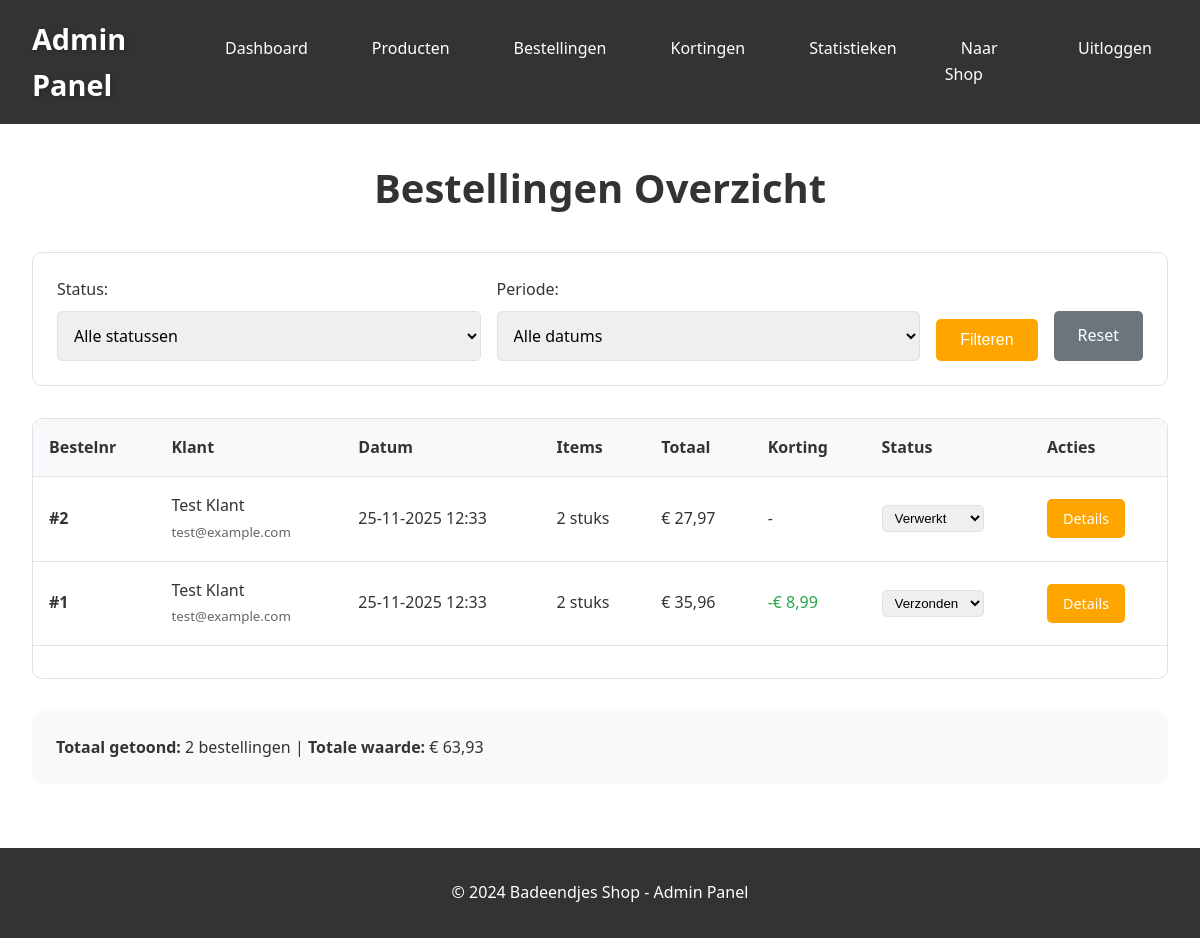
Page /admin/orders.php (signed in) on the committed database.
### tables this page shows
CREATE TABLE orders (
    id INT PRIMARY KEY AUTO_INCREMENT,
    customer_id INT NOT NULL,
    order_date TIMESTAMP DEFAULT CURRENT_TIMESTAMP,
    total_price DECIMAL(10,2) NOT NULL,
    discount_applied DECIMAL(10,2) DEFAULT 0,
    status ENUM('nieuw', 'verwerkt', 'verzonden') DEFAULT 'nieuw',
    FOREIGN KEY (customer_id) REFERENCES customers(id) ON DELETE CASCADE
);

CREATE TABLE customers (
    id INT PRIMARY KEY AUTO_INCREMENT,
    email VARCHAR(255) UNIQUE NOT NULL,
    password VARCHAR(255) NOT NULL,
    name VARCHAR(100) NOT NULL,
    created_at TIMESTAMP DEFAULT CURRENT_TIMESTAMP
);

### includes/functions.php (called while the page is built, shortened)
<?php
function escape($string) {
    return htmlspecialchars($string, ENT_QUOTES, 'UTF-8');
}
function formatPrice($price) {
    return '€ ' . number_format($price, 2, ',', '.');
}
?>

### admin/orders.php (the view, shortened to what this page needs)
<?php
require_once '../includes/config.php';
require_once '../includes/functions.php';
$filter_status = isset($_GET['status']) ? $_GET['status'] : 'all';
$filter_date = isset($_GET['date']) ? $_GET['date'] : 'all';
$query = "
    SELECT o.*, c.name as customer_name, c.email as customer_email,
           COUNT(oi.id) as item_count
    FROM orders o
    JOIN customers c ON o.customer_id = c.id
    LEFT JOIN order_items oi ON o.id = oi.order_id
    WHERE 1=1
";
$params = [];
$query .= " GROUP BY o.id ORDER BY o.order_date DESC";
$stmt = $pdo->prepare($query);
$stmt->execute($params);
$orders = $stmt->fetchAll();
?>
<!DOCTYPE html>
<html lang="nl">
<head>
    <link rel="stylesheet" href="../assets/css/style.css">
</head>
<body>
    <div class="admin-header">
        <nav style="max-width: 1200px; margin: 0 auto; padding: 0 2rem; display: flex; justify-content: space-between; align-items: center;">
            <a href="dashboard.php" class="logo"> Admin Panel</a>
            <ul class="admin-nav">
                <li><a href="dashboard.php">Dashboard</a></li>
                <li><a href="products.php">Producten</a></li>
                <li><a href="orders.php">Bestellingen</a></li>
                <li><a href="discounts.php">Kortingen</a></li>
                <li><a href="statistics.php">Statistieken</a></li>
                <li><a href="../index.php">Naar Shop</a></li>
                <li><a href="logout.php">Uitloggen</a></li>
            </ul>
        </nav>
    </div>
    <main>
        <h1>Bestellingen Overzicht</h1>
        <div style="background: white; border: 1px solid var(--border-color); border-radius: 10px; padding: 1.5rem; margin-bottom: 2rem;">
            <form method="GET" action="orders.php" style="display: flex; gap: 1rem; flex-wrap: wrap; align-items: flex-end;">
                <div class="form-group" style="margin-bottom: 0; flex: 1; min-width: 200px;">
                    <label>Status:</label>
                    <select name="status" style="width: 100%;">
                        <option value="all" <?php echo $filter_status == 'all' ? 'selected' : ''; ?>>Alle statussen</option>
                    </select>
                </div>
                <div class="form-group" style="margin-bottom: 0; flex: 1; min-width: 200px;">
                    <label>Periode:</label>
                    <select name="date" style="width: 100%;">
                        <option value="all" <?php echo $filter_date == 'all' ? 'selected' : ''; ?>>Alle datums</option>
                    </select>
                </div>
                <button type="submit" class="btn">Filteren</button>
                <a href="orders.php" class="btn" style="background-color: #6c757d;">Reset</a>
            </form>
        </div>
        <div style="background: white; border: 1px solid var(--border-color); border-radius: 10px; overflow: hidden;">
            <?php if (empty($orders)): ?>
                <div class="empty-state">
                    <div class="empty-state-icon"></div>
                    <h2>Geen bestellingen gevonden</h2>
                    <p>Er zijn geen bestellingen die overeenkomen met de filters.</p>
                </div>
            <?php else: ?>
                <table>
                    <thead>
                        <tr>
                            <th>Bestelnr</th>
                            <th>Klant</th>
                            <th>Datum</th>
                            <th>Items</th>
                            <th>Totaal</th>
                            <th>Korting</th>
                            <th>Status</th>
                            <th>Acties</th>
                        </tr>
                    </thead>
                    <tbody>
                        <?php foreach ($orders as $order): ?>
                            <tr>
                                <td><strong>#<?php echo $order['id']; ?></strong></td>
                                <td>
                                    <?php echo escape($order['customer_name']); ?><br>
                                    <small style="color: #666;"><?php echo escape($order['customer_email']); ?></small>
                                </td>
                                <td><?php echo date('d-m-Y H:i', strtotime($order['order_date'])); ?></td>
                                <td><?php echo $order['item_count']; ?> stuks</td>
                                <td><?php echo formatPrice($order['total_price']); ?></td>
                                <td>
                                    <?php if ($order['discount_applied'] > 0): ?>
                                        <span style="color: var(--success-color);">
                                            -<?php echo formatPrice($order['discount_applied']); ?>
                                        </span>
                                    <?php else: ?>
                                        -
                                    <?php endif; ?>
                                </td>
                                <td>
                                    <form method="POST" action="orders.php" style="display: inline;">
                                        <select name="status" onchange="this.form.submit()"
                                                style="padding: 0.25rem 0.5rem; border-radius: 5px; border: 1px solid var(--border-color);">
                                            <option value="verwerkt" <?php echo $order['status'] == 'verwerkt' ? 'selected' : ''; ?>>Verwerkt</option>
                                            <option value="verzonden" <?php echo $order['status'] == 'verzonden' ? 'selected' : ''; ?>>Verzonden</option>
                                        </select>
                                    </form>
                                </td>
                                <td>
                                    <a href="order_detail.php?id=<?php echo $order['id']; ?>" class="btn btn-small">
                                        Details
                                    </a>
                                </td>
                            </tr>
                        <?php endforeach; ?>
                    </tbody>
                </table>
            <?php endif; ?>
        </div>
        <div style="margin-top: 2rem; background: var(--light-bg); padding: 1.5rem; border-radius: 10px;">
            <strong>Totaal getoond:</strong> <?php echo count($orders); ?> bestellingen
            <?php if (!empty($orders)): ?>
                | <strong>Totale waarde:</strong> <?php echo formatPrice(array_sum(array_column($orders, 'total_price'))); ?>
            <?php endif; ?>
        </div>
    </main>
    <footer>
        <p>&copy; 2024 Badeendjes Shop - Admin Panel</p>
    </footer>
</body>
</html>

### assets/css/style.css (style rules this page uses)
:root { --primary-color: #FFD700; --secondary-color: #FFA500; --accent-color: #FF6B6B; --text-color: #333; --light-bg: #F8F9FA; --border-color: #DEE2E6; --success-color: #28A745; --warning-color: #FFC107; --danger-color: #DC3545; }
* { margin: 0; padding: 0; box-sizing: border-box; }
body { font-family: 'Segoe UI', Tahoma, Geneva, Verdana, sans-serif; line-height: 1.6; color: var(--text-color); background-color: #fff; }
nav { max-width: 1200px; margin: 0 auto; padding: 0 2rem; display: flex; justify-content: space-between; align-items: center; }
.logo { font-size: 1.8rem; font-weight: bold; color: white; text-decoration: none; text-shadow: 2px 2px 4px rgba(0,0,0,0.2); }
main { max-width: 1200px; margin: 2rem auto; padding: 0 2rem; }
h1, h2, h3 { color: var(--text-color); margin-bottom: 1rem; }
h1 { font-size: 2.5rem; text-align: center; margin-bottom: 2rem; }
.btn { display: inline-block; padding: 0.75rem 1.5rem; background-color: var(--secondary-color); color: white; text-decoration: none; border: none; border-radius: 5px; cursor: pointer; font-size: 1rem; font-weight: 500; transition: all 0.3s; text-align: center; }
.btn-small { padding: 0.5rem 1rem; font-size: 0.9rem; }
.form-group { margin-bottom: 1.5rem; }
.form-group label { display: block; margin-bottom: 0.5rem; font-weight: 500; }
.form-group input, .form-group select, .form-group textarea { width: 100%; padding: 0.75rem; border: 1px solid var(--border-color); border-radius: 5px; font-size: 1rem; font-family: inherit; }
table { width: 100%; border-collapse: collapse; margin-bottom: 2rem; background: white; }
table th, table td { padding: 1rem; text-align: left; border-bottom: 1px solid var(--border-color); }
table th { background-color: var(--light-bg); font-weight: bold; }
.admin-header { background-color: var(--text-color); color: white; padding: 1rem 0; margin-bottom: 2rem; }
.admin-nav { display: flex; gap: 2rem; list-style: none; }
.admin-nav a { color: white; text-decoration: none; padding: 0.5rem 1rem; border-radius: 5px; }
footer { background-color: var(--text-color); color: white; text-align: center; padding: 2rem 0; margin-top: 4rem; }

### rows in the picture
orders: id "2", customer.name "Test Klant", customer.email "test@example.com", order_date "25-11-2025 12:33", item_count "2", total_price "€ 27,97", status "Verwerkt"
orders: id "1", customer.name "Test Klant", customer.email "test@example.com", order_date "25-11-2025 12:33", item_count "2", total_price "€ 35,96", discount_applied "€ 8,99", status "Verzonden"

### other values in the picture
count($orders) "2"
formatPrice(array_sum(array_column($orders, 'total_price'))) "€ 63,93"
